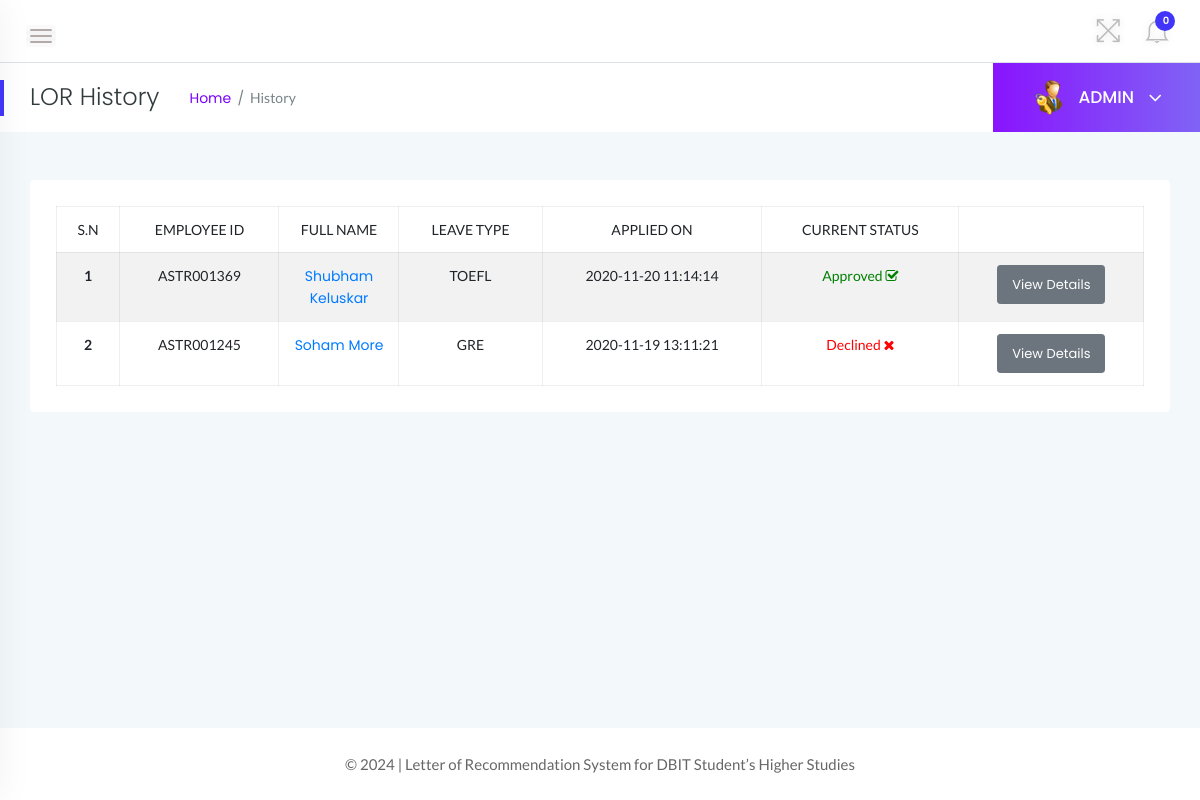
/admin/lor-history.php (signed in), run on the app's committed database.
### tables this page shows
CREATE TABLE `tblleaves` (
  `id` int(11) NOT NULL,
  `LeaveType` varchar(110) NOT NULL,
  `ToDate` varchar(120) NOT NULL,
  `FromDate` varchar(120) NOT NULL,
  `Description` mediumtext NOT NULL,
  `PostingDate` timestamp NOT NULL DEFAULT CURRENT_TIMESTAMP,
  `AdminRemark` mediumtext,
  `AdminRemarkDate` varchar(120) DEFAULT NULL,
  `Status` int(1) NOT NULL,
  `IsRead` int(1) NOT NULL,
  `empid` int(11) DEFAULT NULL
);

CREATE TABLE `tblemployees` (
  `id` int(11) NOT NULL,
  `EmpId` varchar(100) NOT NULL,
  `FirstName` varchar(150) NOT NULL,
  `LastName` varchar(150) NOT NULL,
  `EmailId` varchar(200) NOT NULL,
  `Password` varchar(180) NOT NULL,
  `Gender` varchar(100) NOT NULL,
  `Dob` varchar(100) NOT NULL,
  `Department` varchar(255) NOT NULL,
  `Address` varchar(255) NOT NULL,
  `City` varchar(200) NOT NULL,
  `Country` varchar(150) NOT NULL,
  `Phonenumber` char(11) NOT NULL,
  `Status` int(1) NOT NULL,
  `RegDate` timestamp NOT NULL DEFAULT CURRENT_TIMESTAMP
);

### admin/lor-history.php (the view, shortened to what this page needs)
<?php
    if(strlen($_SESSION['alogin'])==0){
        header('location:index.php');
    } else {
 ?>
<!doctype html>
<html class="no-js" lang="en">
<head>
    <link rel="stylesheet" href="../assets/css/bootstrap.min.css">
    <link rel="stylesheet" href="../assets/css/font-awesome.min.css">
    <link rel="stylesheet" href="../assets/css/themify-icons.css">
    <link rel="stylesheet" href="../assets/css/metisMenu.css">
    <link rel="stylesheet" href="../assets/css/owl.carousel.min.css">
    <link rel="stylesheet" href="../assets/css/slicknav.min.css">
    <link rel="stylesheet" href="https://www.amcharts.com/lib/3/plugins/export/export.css" type="text/css" media="all" />
    <link rel="stylesheet" type="text/css" href="https://cdn.datatables.net/1.10.19/css/jquery.dataTables.css">
    <link rel="stylesheet" type="text/css" href="https://cdn.datatables.net/1.10.18/css/dataTables.bootstrap4.min.css">
    <link rel="stylesheet" type="text/css" href="https://cdn.datatables.net/responsive/2.2.3/css/responsive.bootstrap.min.css">
    <link rel="stylesheet" type="text/css" href="https://cdn.datatables.net/responsive/2.2.3/css/responsive.jqueryui.min.css">
    <link rel="stylesheet" href="../assets/css/typography.css">
    <link rel="stylesheet" href="../assets/css/default-css.css">
    <link rel="stylesheet" href="../assets/css/styles.css">
    <link rel="stylesheet" href="../assets/css/responsive.css">
</head>
<body>
    <div class="page-container">
        <div class="main-content">
            <div class="header-area">
                <div class="row align-items-center">
                    <div class="col-md-6 col-sm-8 clearfix">
                        <div class="nav-btn pull-left">
                            <span></span>
                            <span></span>
                            <span></span>
                        </div>
                    </div>
                    <div class="col-md-6 col-sm-4 clearfix">
                        <ul class="notification-area pull-right">
                            <li id="full-view"><i class="ti-fullscreen"></i></li>
                            <?php include '../includes/admin-notification.php'?>
                        </ul>
                    </div>
                </div>
            </div>
            <div class="page-title-area">
                <div class="row align-items-center">
                    <div class="col-sm-6">
                        <div class="breadcrumbs-area clearfix">
                            <h4 class="page-title pull-left">LOR History</h4>
                            <ul class="breadcrumbs pull-left">
                                <li><a href="dashboard.php">Home</a></li>
                                <li><span>History</span></li>
                            </ul>
                        </div>
                    </div>
                    <div class="col-sm-6 clearfix">
                        <div class="user-profile pull-right">
                            <img class="avatar user-thumb" src="../assets/images/admin.png" alt="avatar">
                            <h4 class="user-name dropdown-toggle" data-toggle="dropdown">ADMIN <i class="fa fa-angle-down"></i></h4>
                        </div>
                    </div>
                </div>
            </div>
            <div class="main-content-inner">
                <div class="row">
                                <div class="col-12 mt-5">
                                    <div class="card">
                                        <div class="card-body">
                                        <div class="single-table">
                                            <div class="table-responsive">
                                                <table class="table table-hover table-striped table-bordered progress-table text-center">
                                                <thead class="text-uppercase">
                                                <tr>
                                                        <td>S.N</td>
                                                        <td>Employee ID</td>
                                                        <td width="120">Full Name</td>
                                                        <td>Leave Type</td>
                                                        <td>Applied On</td>
                                                        <td>Current Status</td>
                                                        <td></td>
                                                    </tr>
                                                </thead>
                                                <tbody>
                                                <?php
                                                    $sql = "SELECT tblleaves.id as lid,tblemployees.FirstName,tblemployees.LastName,tblemployees.EmpId,tblemployees.id,tblleaves.LeaveType,tblleaves.PostingDate,tblleaves.Status from tblleaves join tblemployees on tblleaves.empid=tblemployees.id order by lid desc";
                                                    $query = $dbh -> prepare($sql);
                                                    $query->execute();
                                                    $results=$query->fetchAll(PDO::FETCH_OBJ);
                                                    $cnt=1;
                                                    if($query->rowCount() > 0){
                                                    foreach($results as $result)
                                                    {
                                                ?>
                                        <tr>
                                            <td> <b><?php echo htmlentities($cnt);?></b></td>
                                            <td><?php echo htmlentities($result->EmpId);?></td>
                                            <td><a href="update-employee.php?empid=<?php echo htmlentities($result->id);?>" target="_blank"><?php echo htmlentities($result->FirstName." ".$result->LastName);?></a></td>
                                            <td><?php echo htmlentities($result->LeaveType);?></td>
                                            <td><?php echo htmlentities($result->PostingDate);?></td>
                                            <td><?php $stats=$result->Status;
                                            if($stats==1){
                                             ?>
                                                 <span style="color: green">Approved <i class="fa fa-check-square-o"></i></span>
                                                 <?php } if($stats==2)  { ?>
                                                <span style="color: red">Declined <i class="fa fa-times"></i></span>
                                                 <?php } if($stats==0)  { ?>
                                            <span style="color: blue">Pending <i class="fa fa-spinner"></i></span>
                                            <?php } ?>
                                             </td>
                                            <td><a href="employeeLeave-details.php?leaveid=<?php echo htmlentities($result->lid);?>" class="btn btn-secondary btn-sm">View Details</a></td>
                                            </tr>
                                                <?php $cnt++;} }?>
                                            </tbody>
                                                </table>
                                            </div>
                                        </div>
                                        </div>
                                    </div>
                                </div>
                </div>
                </div>
            </div>
            <?php include '../includes/footer.php' ?>
        </div>
</body>
</html>
<?php } ?>

### assets/css/styles.css (style rules this page uses)
.page-container { width: 100%; height: 100%; min-height: 100vh; padding-left: 280px; -webkit-transition: padding-left 0.3s ease 0s; transition: padding-left 0.3s ease 0s; }
.sbar_collapsed.page-container { padding-left: 0; }
.card { border: none; border-radius: 4px; background-color: #fff; -webkit-transition: all 0.3s ease 0s; transition: all 0.3s ease 0s; }
.card-body { padding: 25.6px; padding: 1.6rem; }
.main-content { width: 100%; background: #f3f8fb; }
.main-content-inner { padding: 0 30px 50px; }
.header-area { padding: 15px 30px; background: #fff; border-bottom: 1px solid #d8e3e7; }
.nav-btn { margin: 10px 30px 0 0; cursor: pointer; }
.nav-btn span { display: block; width: 22px; height: 2px; background: #b3aaaa; margin: 4px 0; border-radius: 15px; -webkit-transition: all 0.3s ease 0s; transition: all 0.3s ease 0s; box-shadow: 0 0 0 4px rgba(99, 96, 96, 0.03); }
.nav-btn span:nth-child(2) { opacity: 0; }
.nav-btn span:first-child { -webkit-transform: rotate(45deg) translate(5px, 5px); transform: rotate(45deg) translate(5px, 5px); }
.nav-btn span:last-child { -webkit-transform: rotate(-45deg) translate(3px, -3px); transform: rotate(-45deg) translate(3px, -3px); }
.sbar_collapsed .nav-btn span { transform: none; opacity: 1; }
.notification-area { -webkit-user-select: none; -moz-user-select: none; -ms-user-select: none; user-select: none; position: relative; z-index: 1; }
.notification-area li { display: inline-block; margin-left: 20px; cursor: pointer; -webkit-user-select: none; -moz-user-select: none; -ms-user-select: none; user-select: none; }
.notification-area li > i { font-size: 26px; color: #bdbcbc; vertical-align: middle; text-shadow: 0 0 8px rgba(0, 0, 0, 0.12); -webkit-transition: color 0.3s ease 0s; transition: color 0.3s ease 0s; }
.notification-area li#full-view { display: inline-block; }
.page-title-area { padding: 0 30px; background: #fff; position: relative; }
.page-title-area:before { content: ""; position: absolute; left: 0; top: 50%; width: 4px; height: 36px; background: var(--primary-color); -webkit-transform: translateY(-50%); transform: translateY(-50%); }
.page-title { font-size: 24px; font-weight: 300; color: #313b3d; letter-spacing: 0; margin-right: 30px; }
ul.breadcrumbs { margin-top: 4px; }
.breadcrumbs li { display: inline-block; }
.breadcrumbs li a, .breadcrumbs li span { display: block; font-size: 14px; font-weight: 400; color: #7801ff; letter-spacing: 0; margin-right: 16px; position: relative; }
.breadcrumbs li a:before { content: "/"; color: #768387; position: absolute; right: -13px; top: 0; }
.breadcrumbs li span { margin-right: 0; color: #768387; text-transform: capitalize; }
.user-profile { margin-right: -30px; display: -webkit-box; display: -ms-flexbox; display: flex; -webkit-box-align: center; -ms-flex-align: center; align-items: center; -ms-flex-wrap: wrap; flex-wrap: wrap; background: -webkit-linear-gradient(left, #8914fe 0%, #8063f5 100%); background: linear-gradient(to right, #8914fe 0%, #8063f5 100%); padding: 17px 38px; position: relative; }
.user-profile img.avatar { height: 35px; width: 35px; border-radius: 50%; margin-right: 12px; }
.user-name { font-size: 17px; font-weight: 500; color: #fff; letter-spacing: 0; cursor: pointer; -webkit-user-select: none; -moz-user-select: none; -ms-user-select: none; user-select: none; }
.user-name i { margin-left: 10px; font-size: 21px; vertical-align: middle; position: relative; }
.notification-area .dropdown-toggle, .user-name.dropdown-toggle { position: relative; }
.notification-area .dropdown-toggle:after, .user-name.dropdown-toggle:after { display: none; }
.btn { padding: 11px 17px; font-size: 13px; letter-spacing: 0; }
.btn-sm { padding: 9px 14px; }
.single-table .table { margin-bottom: 0; }
table tr th, table tr td { border-top: 1px solid rgba(120, 130, 140, 0.13) !important; }
.table-bordered td, .table-bordered th { border: 1px solid rgba(120, 130, 140, 0.13) !important; }

### data on the page
tblleaves: tblemployees.EmpId "ASTR001369", tblemployees.FirstName+LastName "Shubham Keluskar", LeaveType "TOEFL", PostingDate "2020-11-20 11:14:14", Status "Approved"
tblleaves: tblemployees.EmpId "ASTR001245", tblemployees.FirstName+LastName "Soham More", LeaveType "GRE", PostingDate "2020-11-19 13:11:21", Status "Declined"

### other printed values
$unreadcount "0"
